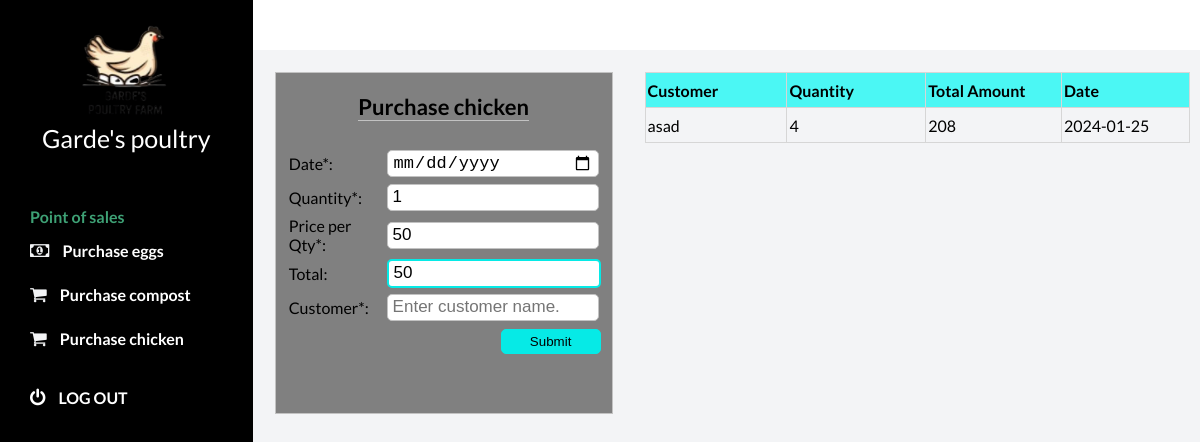
Screenshot of /chicken.php (signed in) with the database file from the repository.
### tables this page shows
CREATE TABLE IF NOT EXISTS `composeprice` (
  `cid` int(11) NOT NULL AUTO_INCREMENT,
  `comprice` double DEFAULT NULL,
  PRIMARY KEY (`cid`)
);

CREATE TABLE IF NOT EXISTS `chickentbl` (
  `c_id` int(11) NOT NULL AUTO_INCREMENT,
  `c_price` double DEFAULT NULL,
  `c_qty` int(11) DEFAULT NULL,
  `c_total` double DEFAULT NULL,
  `c_date` date DEFAULT NULL,
  `c_cust` varchar(50) DEFAULT NULL,
  PRIMARY KEY (`c_id`)
);

### includes/database.php (called while the page is built, shortened)
<?php
class Database{
    public function connect(){
        $this->servername = 'localhost';
        $this->username = 'root';
        $this->password = '';
        $this->dbname = 'newpoultry';
        $conn = new mysqli($this->servername, $this->username, $this->password, $this->dbname);
        return $conn;
    }
}
?>

### chicken.php (the view, shortened to what this page needs)
<?php
include 'includes/database.php';
function getComposePrice(){
  $sql = "select * from composeprice";
  $db = new Database();
  $res = mysqli_query($db->connect(),$sql);
  $ret = 0;
  if($colx = mysqli_fetch_array($res)){
    $ret = $colx[1];
  }
  return $ret;
}
?>
<!DOCTYPE html>
<html lang="en">
<?php include "partials/_head.php";?>
<body id="body">
    <div class="container">
        <main>
          <div>
            <table>
              <tr>
    <td style="vertical-align: top;">
      <div class="add_sec" >
              <div style="background: gray;">
                <section class="for-title">
                  <span>Purchase chicken</span>
                </section>
                  <form method="post">
                    <table class="form-tbl">
                      <tr>
                        <td>Date*: </td>
                        <td><input class="form-input" type="date" name="c_date" onclick="this.showPicker()" required=""></td>
                      </tr>
                      <tr>
                        <td>Quantity*: </td>
                        <td><input class="form-input" onchange="getTotal()" onkeyup="getTotal()" type="number" name="c_qty" value="1" min="1" required="" id="sacks"></td>
                      </tr>
                      <tr>
                        <td>Price per Qty*: </td>
                        <td><input class="form-input" onchange="getTotal()" onkeyup="getTotal()" type="number" name="c_price" value="<?php echo getComposePrice(); ?>" min="1" required="" id="pr"></td>
                      </tr>
                      <tr>
                        <td>Total: </td>
                        <td><input class="form-input totalfield" type="number" readonly="" name="ttlaadasd" value="<?php echo getComposePrice(); ?>" min="1" required="" id="ttll"></td>
                      </tr>
                      <tr>
                        <td>Customer*: </td>
                        <td><input class="form-input" type="text" name="c_cust" required="" placeholder="Enter customer name."></td>
                      </tr>
                      <tr>
                        <td colspan="2" align="right">
                          <button class="form-btn" type="submit" name="subtn">Submit</button>
                        </td>
                      </tr>
                      <tr>
                        <td colspan="2" align="center">
                        </td>
                      </tr>
                    </table>
                  </form>
              </div>
           </div>
                </td>
<td style="padding-left: 10px; padding-right: 10px; vertical-align: top;">
  <div class="disp_sec">
            <div>
              <div>
                <div align="left">
                  <section class="scroller">
                  <table class="comptbl">
                    <tr>
                      <th>Customer</th>
                      <th>Quantity</th>
                      <th>Total Amount</th>
                      <th>Date</th>
                    </tr>
                    <tbody>
                      <?php
                        $query = "SELECT * from chickentbl";
                        $db = new Database();
                        $res = mysqli_query($db->connect(),$query);
                        while($col = mysqli_fetch_array($res)){
                          $col3 = $col[2];
                          $col4 = $col[3];
                          $col5 = $col[4];
                          $col6 = $col[5];
                       ?>
                      <tr>
                        <td><?php echo $col6; ?></td>
                        <td><?php echo $col3; ?></td>
                        <td><?php echo $col4; ?></td>
                        <td><?php echo $col5; ?></td>
                      </tr>
                      <?php
                        }
                       ?>
                    </tbody>
                  </table>
                </div>
              </div>
            </div>
           </div>
                </td>
              </tr>
            </table>
          </div>
        </main>
        <?php include "partials/_side_bar.php";?>
    </div>
</body>
</html>

### styles.css (style rules this page uses)
* { margin: 0; padding: 0; }
body { box-sizing: border-box; font-family: "Lato", sans-serif; }
.container { display: grid; height: 100vh; grid-template-columns: 0.8fr 1fr 1fr 1fr; grid-template-rows: 0.2fr 3fr; grid-template-areas: "sidebar nav nav nav" "sidebar main main main"; }
main { background: #f3f4f6; grid-area: main; overflow-y: auto; }
table { width: 75%; margin: 30px auto; border-collapse: collapse; text-align: left; }
tr { border-bottom: 1px solid #cbcbcb; }
th, td { border: none; height: 30px; padding: 2px; }
form { width: 70%; margin: 50px auto; text-align: left; padding: 20px; border: 1px solid #bbb; border-radius: 5px; }

### chicken.php (style rules this page uses)
.disp_sec { padding-left: 20px; padding-top: 20px; }
.for-title { text-align: center; padding-bottom: 25px; }
.scroller { max-height: 600px; overflow-y: scroll; }
.comptbl tr th { border-collapse: collapse; background-color: #4bf7f4; border: solid 1px #d6d6d6; width: 200px; }
.for-title span { font-size: 22px; font-weight: bold; width: 90%; border-bottom: solid 1px #c2c2c2; }
div { border: none; }
.add_sec div { width: auto; height: auto; padding: 20px 10px 20px 10px; border:solid 1px #c2c2c2; display: inline-block; }
.add_sec { padding-left: 20px; padding-top: 20px; }
form { border: none; width:100%; margin:auto; text-align: left; padding: 1px; border: none; }
tr { border: none; }
table { margin: auto; }
.form-input { width: 200px; height: 25px; border-radius: 5px; border:solid 1px #c2c2c2; outline-color: #06eae6; padding: 0px 5px 0px 5px; font-size: 17px; }
.totalfield { border:solid 2px #06eae6; }
.form-btn { width: 100px; height: 25px; border-radius: 5px; border:solid 1px #06eae6; background-color: #06eae6; cursor: pointer; }
.comptbl tbody tr td { border: solid 1px #d6d6d6; }
table { width: 100%; }

### rows the page displays
composeprice: c_price "50", ttlaadasd "50"
chickentbl: c_cust "asad", c_qty "4", c_total "208", c_date "2024-01-25"
